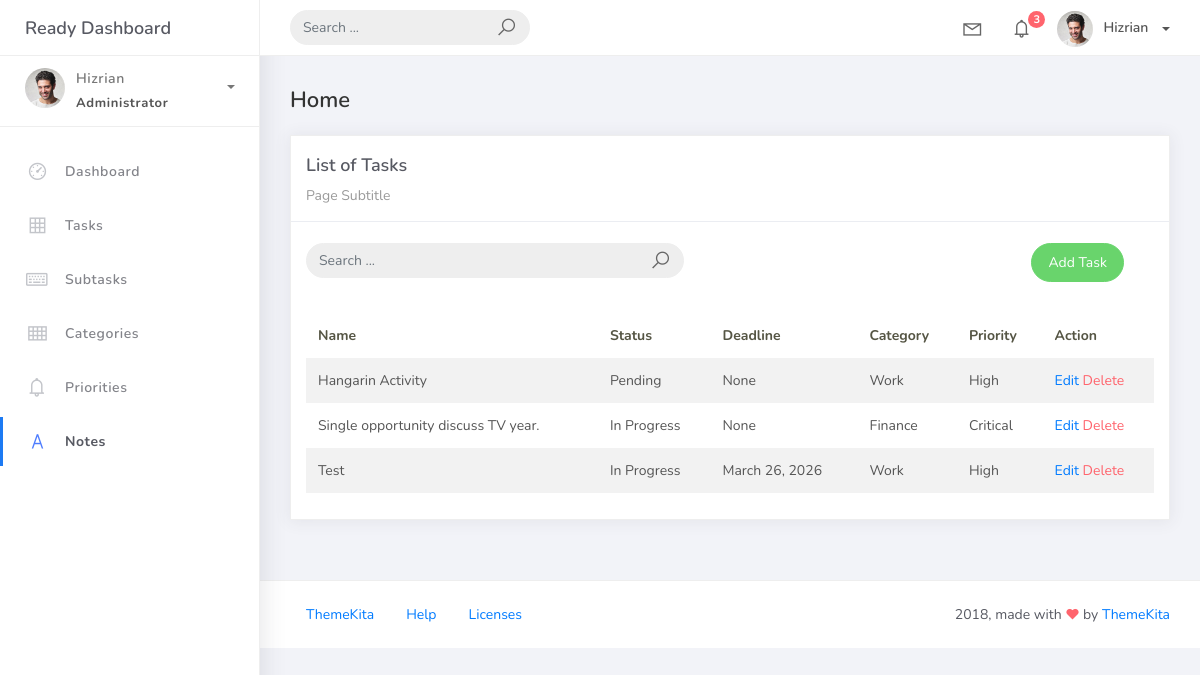
The page /task_list/ on the database its author committed.
### taskmanager/models.py (models this page shows, shortened)
class BaseModel(models.Model):
    created_at = models.DateTimeField(auto_now_add=True, db_index=True,)
    updated_at = models.DateTimeField(auto_now=True,)
    class Meta:
        abstract = True

class Task(BaseModel):
    title = models.CharField(max_length=100)
    description = models.CharField(max_length=250, null=True, blank=True,)
    deadline = models.DateField(null=True, blank=True,)
    status = models.CharField(max_length=50,
            choices=[("Pending", "Pending"),
            ("In Progress", "In Progress"),
            ("Completed", "Completed"),
            ],
            default = "Pending"
            )
    categoryFK = models.ForeignKey(Category, on_delete=models.CASCADE)
    priorityFK = models.ForeignKey(Priority, on_delete=models.CASCADE)

class Category(BaseModel):
    category_name = models.CharField(max_length=50)
    class Meta:
        verbose_name = "Category"
        verbose_name_plural = "Categories"
    def __str__(self):
        return self.category_name.title()

class Priority(BaseModel):
    priority_name = models.CharField(max_length=100)
    class Meta:
        verbose_name = "Priority"
        verbose_name_plural = "Priorities"
    def __str__(self):
        return self.priority_name.title()

### taskmanager/views.py (the view)
# urls.py: path('task_list/', TasksView.as_view(), name='task-list'),
class TasksView(ListView):
    model = Task
    context_object_name = 'task'
    template_name = 'task_list.html'
    paginate_by = 5
    def get_queryset(self):
        queryset = super().get_queryset()
        query = self.request.GET.get('q')
        if query:
            queryset = queryset.filter(
                Q(title__icontains=query) |
                Q(description__icontains=query)
            )
        return queryset
    def get_ordering(self):
        allowed = ['priorityFK__priority_name', 'status',]
        sort_by = self.request.GET.get('sort_by')
        if sort_by in allowed:
            return sort_by
        return 'title'

### templates/task_list.html (shortened to what this page needs)
{% extends 'base.html' %}
{% load static %}
{% block content %}
<div class="content">
  <div class="container-fluid">
    <h4 class="page-title">Home</h4>
    <div class="row">
      <div class="col-md-12">
        <div class="card">
          <div class="card-header">
            <div class="card-title">List of Tasks</div>
            <div class="card-category">Page Subtitle</div>
          </div>
          <br />
            <div class="col-md-12 row">
              <div class="col-md-6">
                <form class="navbar-left navbar-form nav-search mr-md-3" action="{% url 'task-list' %}" method="get">
                  <div class="input-group">
                    <input type="text" placeholder="Search ..." class="form-control" name="q" value="{{ request.GET.q|default:'' }}" />
                    <div class="input-group-append">
                      <span class="input-group-text">
                        <i class="la la-search search-icon"></i>
                      </span>
                    </div>
                  </div>
                </form>
              </div>
              <div class="col-md-6">
                <div class="pull-right">
                  <a href="{% url 'task-add' %}" class="btn btn-success btn-rounded">
                    Add Task
                  </a>
                </div>
              </div>
            </div>
          <div class="card-body">
            <table class="table table-striped mt-3">
              <thead>
                <tr>
                  <th scope="col">Name</th>
                  <th scope="col">Status</th>
                  <th scope="col">Deadline</th>
                  <th scope="col">Category</th>
                  <th scope="col">Priority</th>
                  <th scope="col">Action</th>
                </tr>
              </thead>
              <tbody>
                {% for object in task %}
                <tr>
                  <td>{{ object.title }}</td>
                  <td>{{ object.status }}</td>
                  <td>{{ object.deadline }}</td>
                  <td>{{ object.categoryFK }}</td>
                  <td>{{ object.priorityFK }}</td>
                  <td>
                    <a href="{% url 'task-update' object.id %}">Edit</a>
                    <a href="{% url 'task-delete' object.id %}" class="text-danger">Delete</a>
                  </td>
                  </tr>
                {% endfor %}
              </tbody>
            </table>
          </div>
        </div>
      </div>
    </div>
  </div>
</div>
{% endblock %}

### templates/base.html (shortened to what this page needs)
{% load static %}
<!DOCTYPE html>
<html>
<head>
	<link rel="stylesheet" href="{% static 'css/bootstrap.min.css' %}">
	<link rel="stylesheet" href="{% static 'css/ready.css' %}">
	<link rel="stylesheet" href="{% static 'css/demo.css' %}">
</head>
<body>
	<div class="wrapper">
		<div class="main-header">
			<div class="logo-header">
				<a href="index.html" class="logo">
					Ready Dashboard
				</a>
			</div>
			<nav class="navbar navbar-header navbar-expand-lg">
				<div class="container-fluid">
					<form class="navbar-left navbar-form nav-search mr-md-3" action="">
						<div class="input-group">
							<input type="text" placeholder="Search ..." class="form-control">
							<div class="input-group-append">
								<span class="input-group-text">
									<i class="la la-search search-icon"></i>
								</span>
							</div>
						</div>
					</form>
					<ul class="navbar-nav topbar-nav ml-md-auto align-items-center">
						<li class="nav-item dropdown hidden-caret">
							<a class="nav-link dropdown-toggle" href="#" id="navbarDropdown" role="button" data-toggle="dropdown" aria-haspopup="true" aria-expanded="false">
								<i class="la la-envelope"></i>
							</a>
						</li>
						<li class="nav-item dropdown hidden-caret">
							<a class="nav-link dropdown-toggle" href="#" id="navbarDropdown" role="button" data-toggle="dropdown" aria-haspopup="true" aria-expanded="false">
								<i class="la la-bell"></i>
								<span class="notification">3</span>
							</a>
						</li>
						<li class="nav-item dropdown">
							<a class="dropdown-toggle profile-pic" data-toggle="dropdown" href="#" aria-expanded="false"> <img src="{% static 'img/profile.jpg' %}" alt="user-img" width="36" class="img-circle"><span >Hizrian</span></span> </a>
							</li>
						</ul>
					</div>
				</nav>
			</div>
			<div class="sidebar">
				<div class="scrollbar-inner sidebar-wrapper">
					<div class="user">
						<div class="photo">
							<img src="{% static '/img/profile.jpg' %}">
						</div>
						<div class="info">
							<a class="" data-toggle="collapse" href="#collapseExample" aria-expanded="true">
								<span>
									Hizrian
									<span class="user-level">Administrator</span>
									<span class="caret"></span>
								</span>
							</a>
						</div>
					</div>
					<ul class="nav">
						<li class="nav-item">
							<a href="{% url 'home' %}">
								<i class="la la-dashboard"></i>
								<p>Dashboard</p>
							</a>
						</li>
						<li class="nav-item">
							<a href="{% url 'task-list' %}">
								<i class="la la-table"></i>
								<p>Tasks</p>
							</a>
						</li>
						<li class="nav-item">
							<a href="{% url 'subtask-list' %}">
								<i class="la la-keyboard-o"></i>
								<p>Subtasks</p>
							</a>
						</li>
						<li class="nav-item">
							<a href="{% url 'category-list' %}">
								<i class="la la-th"></i>
								<p>Categories</p>
							</a>
						</li>
						<li class="nav-item">
							<a href="{% url 'priority-list' %}">
								<i class="la la-bell"></i>
								<p>Priorities</p>
							</a>
						</li>
						<li class="nav-item active">
							<a href="{% url 'notes-list' %}">
								<i class="la la-font"></i>
								<p>Notes</p>
							</a>
						</li>
					</ul>
				</div>
			</div>
            <div class="main-panel">
                {% block content %}
                {% endblock  %}
				<footer class="footer">
					<div class="container-fluid">
						<nav class="pull-left">
							<ul class="nav">
								<li class="nav-item">
									<a class="nav-link" href="http://www.themekita.com">
										ThemeKita
									</a>
								</li>
								<li class="nav-item">
									<a class="nav-link" href="#">
										Help
									</a>
								</li>
								<li class="nav-item">
									<a class="nav-link" href="https://themewagon.com/license/#free-item">
										Licenses
									</a>
								</li>
							</ul>
						</nav>
						<div class="copyright ml-auto">
							2018, made with <i class="la la-heart heart text-danger"></i> by <a href="http://www.themekita.com">ThemeKita</a>
						</div>
					</div>
				</footer>
			</div>
		</div>
</body>
</html>

### rows shown on the page
Task: title "Hangarin Activity", status "Pending", deadline "None", categoryFK "Work", priorityFK "High"
Task: title "Single opportunity discuss TV year.", status "In Progress", deadline "None", categoryFK "Finance", priorityFK "Critical"
Task: title "Test", status "In Progress", deadline "March 26, 2026", categoryFK "Work", priorityFK "High"
